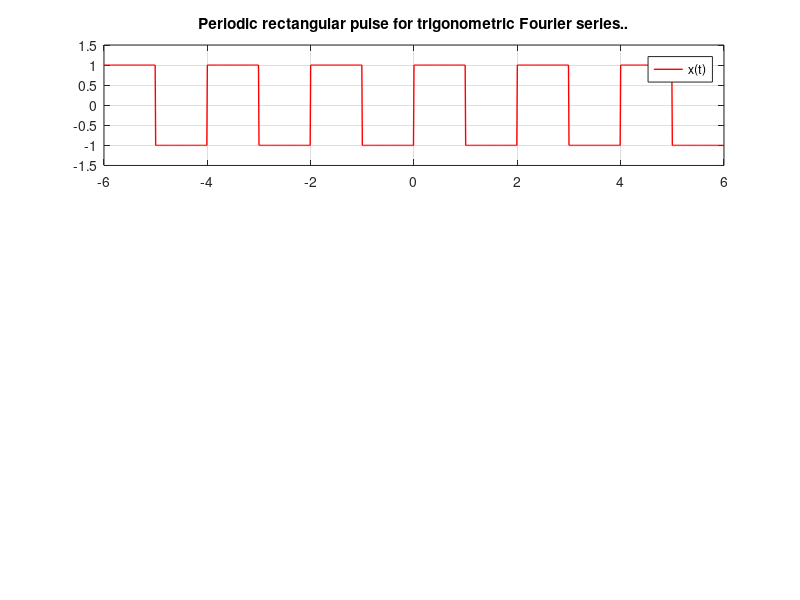

Write the MATLAB code that produced this figure. (Note: this script raises an error after producing the figure.)
clc;
%%Calculation of the rectangular pulse of trigonometric Fourier series...
fs=100;
T=2;
w0=(2*pi)/T;
k=-6:1/fs:6-1/fs;
y=square(w0*k,50);

%%Plot the signal....
subplot(3,1,1);
plot(k,y,'Color','red','LineWidth',1);
title('Periodic rectangular pulse for trigonometric Fourier series..');
legend('x(t)');
ylim([-1.5 1.5]);
grid on;


%%Reconstruct the signal by combining the Fourier series cofficient with
%%appropiate weightings....
syms t
N=20;
n=1:N;

%%Take the coefficients of the signal..
a0=(1/T)*(int(1,t,0,1)+int(-1,t,1,2));
an=(2/T)*(int(1*cos(n*w0*t),t,0,1)+int(-1*cos(n*w0*t),t,1,2));
bn=(2/T)*(int(1*sin(n*w0*t),t,0,1)+int(-1*sin(n*w0*t),t,1,2));


F=a0;
for i=1:N;
   F = F+an(i)*cos(i*w0*k)+bn(i)*sin(i*w0*k); 
end

%%Plot the signal....
subplot(3,1,2);
plot(k,F,'Color','blue','LineWidth',1);
title('Reconstruct the signal using the coefficients...');
legend('x(t)');
ylim([-1.5 1.5]);
grid on;


%%Approximation of the main rectangular signal and Reconstruct signal
subplot(3,1,3)
plot(k,y,'red',k,F,'blue','LineWidth',1);
title('Approximation of two signals....');
legend('Real','Reconstuct');
ylim([-1.5 1.5]);
grid on;

